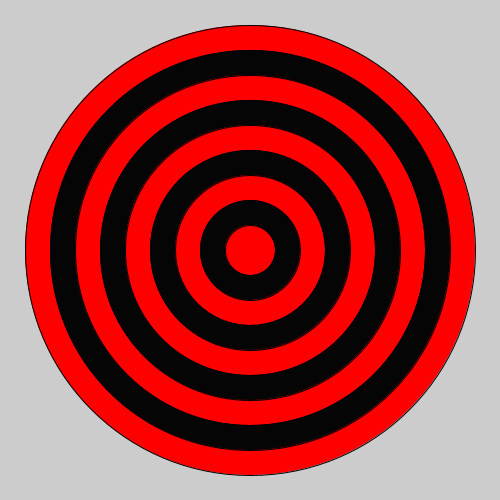
Frame 1 (no input)
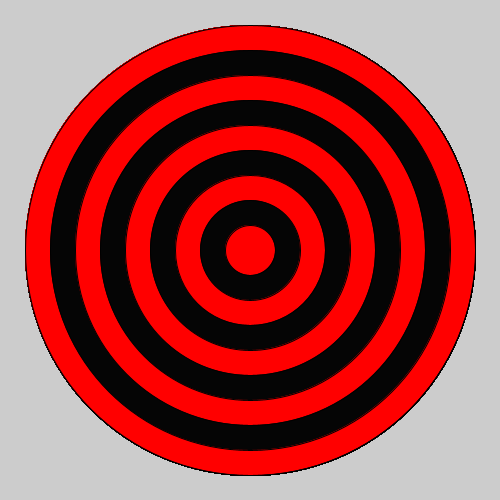
Frame 60 (the mouse pressed at the canvas centre just before this capture)
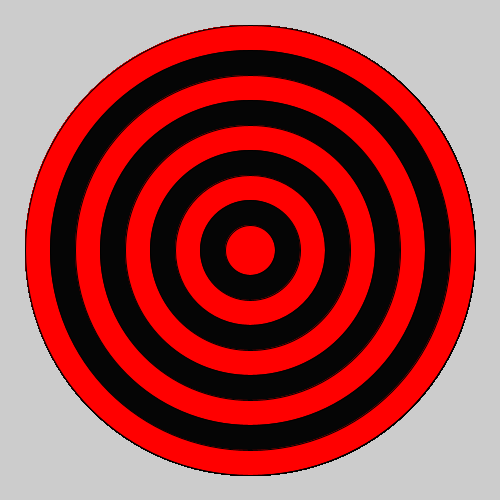
Frame 120 (the mouse held since frame 60 and released just before this capture)

The Processing sketch that drew these frames (run headless with seeded random() and noise(); from frame 60 on, the mouse is pressed at the canvas centre):

// Processing sketch: sketch_190822a
// ── sketch_190822a.pde
 void setup(){
  size(500,500);
  
 }
void draw(){
 int ree = (1);
 int size = 450;
 for(int i = 0; i < 10; i++){ 
  if(ree % 2 ==0){
   fill(#050505);
   ellipse(250,250,size,size);
 }
 else if (ree % 1 == 0){
  fill(#FF0000);
  ellipse(250,250,size,size);
 }
ree++;
size = size -(50);

 }
}
